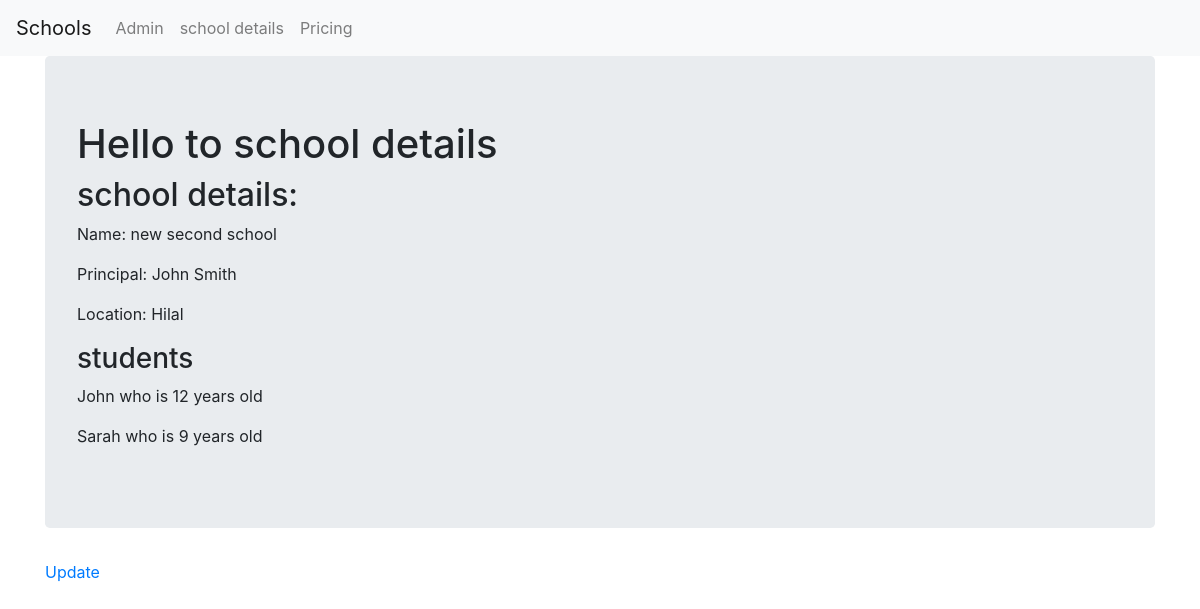
/first_app/2/, run on the app's committed database.
### first_app/models.py (models this page shows, shortened)
class School(models.Model):
    name = models.CharField(max_length=256)
    principal = models.CharField(max_length=256)
    location = models.CharField(max_length=256)

class Student(models.Model):
    name = models.CharField(max_length=256)
    age = models.PositiveIntegerField()
    school = models.ForeignKey(School,on_delete = models.CASCADE,related_name='students')

### first_app/views.py (the view)
# urls.py: path('<int:pk>/',views.SchoolDetailView.as_view(),name='detail'),
class SchoolDetailView(DetailView):
    context_object_name = 'school_detail'
    model = models.School
    template_name = 'first_app/school_detail.html'

### first_app/templates/first_app/school_detail.html
{% extends 'first_app/first_app_base.html' %}
{% block body_block %}
<div class = "jumbotron">
    <h1>Hello to school details</h1>
    <h2>school details:</h2>
    <p>Name: {{school_detail.name}}</p>
    <p>Principal: {{school_detail.principal}}</p>
    <p>Location: {{school_detail.location}}</p>
    <h3>students</h3>
    {% for student in school_detail.students.all  %}
    <p>{{student.name}} who is {{student.age}} years old</p>
    {% endfor %}
</div>
<div calss = "container">
    <p calss='btn btn-warning'><a calss='btn btn-warning' href = "{% url 'first_app:update' pk=school_detail.pk%}">Update</a></p>
</div>
{% endblock  %}

### data on the page
School: name "new second school", principal "John Smith", location "Hilal"
Student: name "John", age "12"
Student: name "Sarah", age "9"
